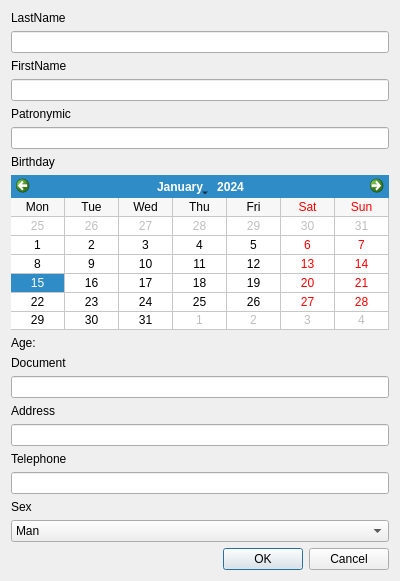
<?xml version="1.0" encoding="UTF-8"?>
<ui version="4.0">
 <class>AddNewProfileDialog</class>
 <widget class="QDialog" name="AddNewProfileDialog">
  <property name="geometry">
   <rect>
    <x>0</x>
    <y>0</y>
    <width>400</width>
    <height>581</height>
   </rect>
  </property>
  <property name="windowTitle">
   <string>Add new profile</string>
  </property>
  <layout class="QVBoxLayout" name="verticalLayout">
   <item>
    <widget class="QLabel" name="label1">
     <property name="text">
      <string>LastName</string>
     </property>
    </widget>
   </item>
   <item>
    <widget class="QLineEdit" name="lastName"/>
   </item>
   <item>
    <widget class="QLabel" name="label2">
     <property name="text">
      <string>FirstName</string>
     </property>
    </widget>
   </item>
   <item>
    <widget class="QLineEdit" name="firstName"/>
   </item>
   <item>
    <widget class="QLabel" name="label3">
     <property name="text">
      <string>Patronymic</string>
     </property>
    </widget>
   </item>
   <item>
    <widget class="QLineEdit" name="patronymic"/>
   </item>
   <item>
    <widget class="QLabel" name="label4">
     <property name="text">
      <string>Birthday</string>
     </property>
    </widget>
   </item>
   <item>
    <widget class="QCalendarWidget" name="calendarWidget">
     <property name="autoFillBackground">
      <bool>false</bool>
     </property>
     <property name="gridVisible">
      <bool>true</bool>
     </property>
     <property name="verticalHeaderFormat">
      <enum>QCalendarWidget::NoVerticalHeader</enum>
     </property>
    </widget>
   </item>
   <item>
    <widget class="QLabel" name="ageLabel">
     <property name="text">
      <string>Age:</string>
     </property>
    </widget>
   </item>
   <item>
    <widget class="QLabel" name="label5">
     <property name="text">
      <string>Document</string>
     </property>
    </widget>
   </item>
   <item>
    <widget class="QLineEdit" name="document"/>
   </item>
   <item>
    <widget class="QLabel" name="label6">
     <property name="text">
      <string>Address</string>
     </property>
    </widget>
   </item>
   <item>
    <widget class="QLineEdit" name="address"/>
   </item>
   <item>
    <widget class="QLabel" name="label7">
     <property name="text">
      <string>Telephone</string>
     </property>
    </widget>
   </item>
   <item>
    <widget class="QLineEdit" name="telephone">
     <property name="inputMethodHints">
      <set>Qt::ImhDigitsOnly</set>
     </property>
    </widget>
   </item>
   <item>
    <widget class="QLabel" name="label">
     <property name="text">
      <string>Sex</string>
     </property>
    </widget>
   </item>
   <item>
    <widget class="QComboBox" name="sexComboBox">
     <item>
      <property name="text">
       <string>Man</string>
      </property>
     </item>
     <item>
      <property name="text">
       <string>Woman</string>
      </property>
     </item>
    </widget>
   </item>
   <item>
    <widget class="QDialogButtonBox" name="buttonBox">
     <property name="orientation">
      <enum>Qt::Horizontal</enum>
     </property>
     <property name="standardButtons">
      <set>QDialogButtonBox::Cancel|QDialogButtonBox::Ok</set>
     </property>
    </widget>
   </item>
  </layout>
 </widget>
 <resources/>
 <connections>
  <connection>
   <sender>buttonBox</sender>
   <signal>accepted()</signal>
   <receiver>AddNewProfileDialog</receiver>
   <slot>accept()</slot>
   <hints>
    <hint type="sourcelabel">
     <x>248</x>
     <y>254</y>
    </hint>
    <hint type="destinationlabel">
     <x>157</x>
     <y>274</y>
    </hint>
   </hints>
  </connection>
  <connection>
   <sender>buttonBox</sender>
   <signal>rejected()</signal>
   <receiver>AddNewProfileDialog</receiver>
   <slot>reject()</slot>
   <hints>
    <hint type="sourcelabel">
     <x>316</x>
     <y>260</y>
    </hint>
    <hint type="destinationlabel">
     <x>286</x>
     <y>274</y>
    </hint>
   </hints>
  </connection>
 </connections>
</ui>
